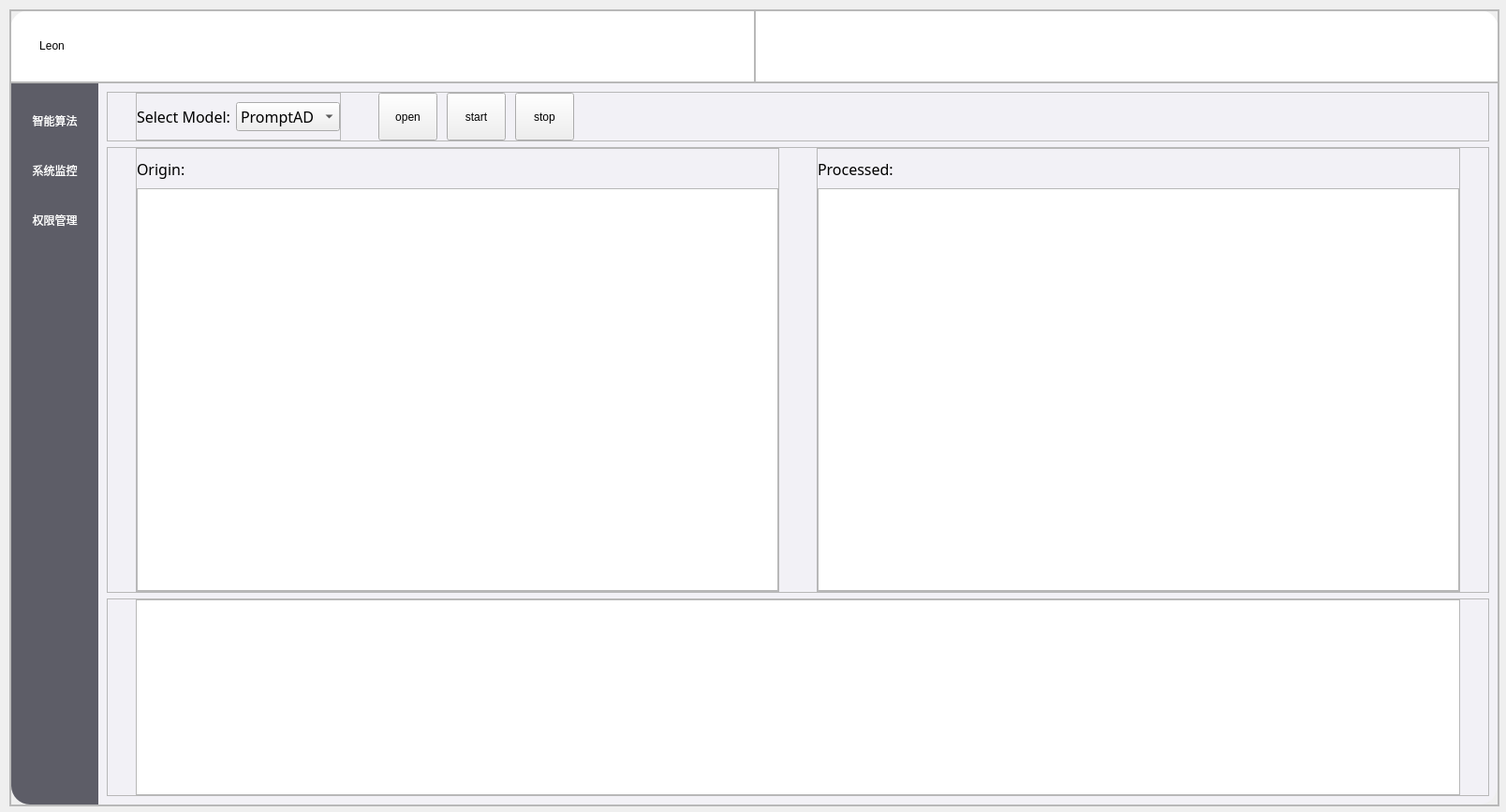
<?xml version="1.0" encoding="UTF-8"?>
<ui version="4.0">
 <class>MainWindow</class>
 <widget class="QMainWindow" name="MainWindow">
  <property name="geometry">
   <rect>
    <x>0</x>
    <y>0</y>
    <width>1608</width>
    <height>867</height>
   </rect>
  </property>
  <property name="windowTitle">
   <string>MainWindow</string>
  </property>
  <property name="toolButtonStyle">
   <enum>Qt::ToolButtonIconOnly</enum>
  </property>
  <widget class="QWidget" name="centralwidget">
   <widget class="QFrame" name="MainFrame">
    <property name="geometry">
     <rect>
      <x>10</x>
      <y>10</y>
      <width>1591</width>
      <height>851</height>
     </rect>
    </property>
    <property name="minimumSize">
     <size>
      <width>0</width>
      <height>0</height>
     </size>
    </property>
    <property name="frameShape">
     <enum>QFrame::StyledPanel</enum>
    </property>
    <property name="frameShadow">
     <enum>QFrame::Raised</enum>
    </property>
    <property name="lineWidth">
     <number>0</number>
    </property>
    <layout class="QVBoxLayout" name="verticalLayout">
     <property name="spacing">
      <number>0</number>
     </property>
     <property name="leftMargin">
      <number>0</number>
     </property>
     <property name="topMargin">
      <number>0</number>
     </property>
     <property name="rightMargin">
      <number>0</number>
     </property>
     <property name="bottomMargin">
      <number>0</number>
     </property>
     <item>
      <widget class="QFrame" name="TopFrame">
       <property name="sizePolicy">
        <sizepolicy hsizetype="Preferred" vsizetype="Expanding">
         <horstretch>0</horstretch>
         <verstretch>1</verstretch>
        </sizepolicy>
       </property>
       <property name="styleSheet">
        <string notr="true">#TopFrame{
background-color: rgb(255, 255, 255);
border-top-left-radius:20px;
border-top-right-radius:20px;
border-bottom-left-radius: 0px;
border-bottom-right-radius: 0px;
}
</string>
       </property>
       <property name="frameShape">
        <enum>QFrame::StyledPanel</enum>
       </property>
       <property name="frameShadow">
        <enum>QFrame::Raised</enum>
       </property>
       <property name="lineWidth">
        <number>0</number>
       </property>
       <layout class="QHBoxLayout" name="horizontalLayout">
        <property name="spacing">
         <number>0</number>
        </property>
        <property name="leftMargin">
         <number>0</number>
        </property>
        <property name="topMargin">
         <number>0</number>
        </property>
        <property name="rightMargin">
         <number>0</number>
        </property>
        <property name="bottomMargin">
         <number>0</number>
        </property>
        <item>
         <widget class="QFrame" name="TopFrame_left">
          <property name="sizePolicy">
           <sizepolicy hsizetype="Expanding" vsizetype="Preferred">
            <horstretch>5</horstretch>
            <verstretch>0</verstretch>
           </sizepolicy>
          </property>
          <property name="frameShape">
           <enum>QFrame::StyledPanel</enum>
          </property>
          <property name="frameShadow">
           <enum>QFrame::Raised</enum>
          </property>
          <property name="lineWidth">
           <number>0</number>
          </property>
          <layout class="QHBoxLayout" name="horizontalLayout_2">
           <property name="spacing">
            <number>0</number>
           </property>
           <property name="leftMargin">
            <number>0</number>
           </property>
           <property name="topMargin">
            <number>0</number>
           </property>
           <property name="rightMargin">
            <number>0</number>
           </property>
           <property name="bottomMargin">
            <number>0</number>
           </property>
           <item>
            <spacer name="horizontalSpacer">
             <property name="orientation">
              <enum>Qt::Horizontal</enum>
             </property>
             <property name="sizeType">
              <enum>QSizePolicy::Preferred</enum>
             </property>
             <property name="sizeHint" stdset="0">
              <size>
               <width>30</width>
               <height>20</height>
              </size>
             </property>
            </spacer>
           </item>
           <item alignment="Qt::AlignLeft">
            <widget class="QPushButton" name="user">
             <property name="styleSheet">
              <string notr="true">border:none;
font: 12pt &quot;方正姚体&quot;;</string>
             </property>
             <property name="text">
              <string>Leon</string>
             </property>
             <property name="icon">
              <iconset>
               <normaloff>../resources/icon/chips.png</normaloff>../resources/icon/chips.png</iconset>
             </property>
            </widget>
           </item>
           <item>
            <spacer name="horizontalSpacer_2">
             <property name="orientation">
              <enum>Qt::Horizontal</enum>
             </property>
             <property name="sizeHint" stdset="0">
              <size>
               <width>40</width>
               <height>20</height>
              </size>
             </property>
            </spacer>
           </item>
          </layout>
         </widget>
        </item>
        <item>
         <widget class="QFrame" name="TopFrame_right">
          <property name="sizePolicy">
           <sizepolicy hsizetype="Expanding" vsizetype="Preferred">
            <horstretch>5</horstretch>
            <verstretch>0</verstretch>
           </sizepolicy>
          </property>
          <property name="maximumSize">
           <size>
            <width>16777215</width>
            <height>16777215</height>
           </size>
          </property>
          <property name="frameShape">
           <enum>QFrame::StyledPanel</enum>
          </property>
          <property name="frameShadow">
           <enum>QFrame::Raised</enum>
          </property>
          <property name="lineWidth">
           <number>0</number>
          </property>
          <layout class="QHBoxLayout" name="horizontalLayout_3">
           <property name="spacing">
            <number>0</number>
           </property>
           <property name="leftMargin">
            <number>0</number>
           </property>
           <property name="topMargin">
            <number>0</number>
           </property>
           <property name="rightMargin">
            <number>0</number>
           </property>
           <property name="bottomMargin">
            <number>0</number>
           </property>
           <item>
            <spacer name="blank_2">
             <property name="orientation">
              <enum>Qt::Horizontal</enum>
             </property>
             <property name="sizeHint" stdset="0">
              <size>
               <width>40</width>
               <height>20</height>
              </size>
             </property>
            </spacer>
           </item>
           <item alignment="Qt::AlignRight">
            <widget class="QPushButton" name="logout">
             <property name="sizePolicy">
              <sizepolicy hsizetype="Minimum" vsizetype="Preferred">
               <horstretch>0</horstretch>
               <verstretch>0</verstretch>
              </sizepolicy>
             </property>
             <property name="minimumSize">
              <size>
               <width>0</width>
               <height>20</height>
              </size>
             </property>
             <property name="toolTipDuration">
              <number>0</number>
             </property>
             <property name="styleSheet">
              <string notr="true">QPushButton{
	border:none;
}

QPushButton:hover{
	padding-bottom:3px
}</string>
             </property>
             <property name="text">
              <string/>
             </property>
             <property name="icon">
              <iconset>
               <normaloff>../resources/icon/关闭.png</normaloff>../resources/icon/关闭.png</iconset>
             </property>
            </widget>
           </item>
           <item>
            <spacer name="blank_4">
             <property name="orientation">
              <enum>Qt::Horizontal</enum>
             </property>
             <property name="sizeType">
              <enum>QSizePolicy::Preferred</enum>
             </property>
             <property name="sizeHint" stdset="0">
              <size>
               <width>30</width>
               <height>20</height>
              </size>
             </property>
            </spacer>
           </item>
          </layout>
         </widget>
        </item>
       </layout>
      </widget>
     </item>
     <item>
      <widget class="QFrame" name="WorkSpaceFrame">
       <property name="sizePolicy">
        <sizepolicy hsizetype="Preferred" vsizetype="Expanding">
         <horstretch>0</horstretch>
         <verstretch>10</verstretch>
        </sizepolicy>
       </property>
       <property name="styleSheet">
        <string notr="true"/>
       </property>
       <property name="frameShape">
        <enum>QFrame::StyledPanel</enum>
       </property>
       <property name="frameShadow">
        <enum>QFrame::Raised</enum>
       </property>
       <property name="lineWidth">
        <number>0</number>
       </property>
       <layout class="QHBoxLayout" name="horizontalLayout_4">
        <property name="spacing">
         <number>0</number>
        </property>
        <property name="leftMargin">
         <number>0</number>
        </property>
        <property name="topMargin">
         <number>0</number>
        </property>
        <property name="rightMargin">
         <number>0</number>
        </property>
        <property name="bottomMargin">
         <number>0</number>
        </property>
        <item>
         <widget class="QFrame" name="ToolbarFrame">
          <property name="sizePolicy">
           <sizepolicy hsizetype="Expanding" vsizetype="Preferred">
            <horstretch>1</horstretch>
            <verstretch>0</verstretch>
           </sizepolicy>
          </property>
          <property name="styleSheet">
           <string notr="true">#ToolbarFrame{
background-color: rgb(93, 93, 103);
qproperty-alignment: 'AlignCenter';
 border-top-left-radius: 0px;       /* 左上角圆角 */
                border-top-right-radius: 0px;       /* 右上角圆角 */
                border-bottom-right-radius: 0px;    /* 右下角圆角 */
                border-bottom-left-radius: 20px;     /* 左下角圆角 */ 
}
	
</string>
          </property>
          <property name="frameShape">
           <enum>QFrame::StyledPanel</enum>
          </property>
          <property name="frameShadow">
           <enum>QFrame::Raised</enum>
          </property>
          <property name="lineWidth">
           <number>0</number>
          </property>
          <layout class="QVBoxLayout" name="verticalLayout_2">
           <property name="spacing">
            <number>0</number>
           </property>
           <property name="leftMargin">
            <number>0</number>
           </property>
           <property name="topMargin">
            <number>0</number>
           </property>
           <property name="rightMargin">
            <number>0</number>
           </property>
           <property name="bottomMargin">
            <number>0</number>
           </property>
           <item>
            <widget class="QWidget" name="ToolbarWidget" native="true">
             <property name="styleSheet">
              <string notr="true">/* 默认 */
QToolButton{   
color:rgb(255, 255, 255);   
    border-top: 3px outset transparent;           /* 上边框宽度3像素、突出显示、颜色为透明 */
    border-bottom: 7px outset transparent;
    border-right: 3px outset transparent;
    border-left: 3px outset transparent;
    min-width: 80px;                            /* 控件最小宽度 */
    min-height: 40px;
    background-color: rgb(93, 93, 103);
}

/* 鼠标悬停 */
QToolButton:hover{
    background-color: rgb(205, 205, 205);
}

/* 点击和按下 */
QToolButton:pressed,QToolButton:checked{
    border-left: 3px outset rgb(93, 95, 97);  /* 左边框宽度3像素、突出显示、颜色为深深灰 */
    background-color: rgb(242, 241, 246);  
color:rgb(0, 0, 0);    
}  
QPushButton:default {
    border-color: navy; /* make the default button prominent */
	
}</string>
             </property>
             <layout class="QGridLayout" name="gridLayout">
              <property name="leftMargin">
               <number>0</number>
              </property>
              <property name="topMargin">
               <number>0</number>
              </property>
              <property name="rightMargin">
               <number>0</number>
              </property>
              <property name="bottomMargin">
               <number>0</number>
              </property>
              <property name="spacing">
               <number>0</number>
              </property>
              <item row="7" column="0">
               <spacer name="verticalSpacer">
                <property name="orientation">
                 <enum>Qt::Vertical</enum>
                </property>
                <property name="sizeType">
                 <enum>QSizePolicy::Expanding</enum>
                </property>
                <property name="sizeHint" stdset="0">
                 <size>
                  <width>20</width>
                  <height>60</height>
                 </size>
                </property>
               </spacer>
              </item>
              <item row="5" column="0">
               <widget class="QToolButton" name="Key">
                <property name="sizePolicy">
                 <sizepolicy hsizetype="Expanding" vsizetype="Fixed">
                  <horstretch>0</horstretch>
                  <verstretch>0</verstretch>
                 </sizepolicy>
                </property>
                <property name="styleSheet">
                 <string notr="true"/>
                </property>
                <property name="text">
                 <string>权限管理</string>
                </property>
                <property name="icon">
                 <iconset>
                  <normaloff>../resources/icon/权限.png</normaloff>../resources/icon/权限.png</iconset>
                </property>
                <property name="checkable">
                 <bool>true</bool>
                </property>
                <property name="autoExclusive">
                 <bool>true</bool>
                </property>
                <property name="toolButtonStyle">
                 <enum>Qt::ToolButtonTextBesideIcon</enum>
                </property>
               </widget>
              </item>
              <item row="3" column="0">
               <widget class="QToolButton" name="AI">
                <property name="sizePolicy">
                 <sizepolicy hsizetype="Expanding" vsizetype="Fixed">
                  <horstretch>0</horstretch>
                  <verstretch>0</verstretch>
                 </sizepolicy>
                </property>
                <property name="layoutDirection">
                 <enum>Qt::LeftToRight</enum>
                </property>
                <property name="autoFillBackground">
                 <bool>false</bool>
                </property>
                <property name="styleSheet">
                 <string notr="true"/>
                </property>
                <property name="text">
                 <string>智能算法</string>
                </property>
                <property name="icon">
                 <iconset>
                  <normaloff>../resources/icon/aislogo.png</normaloff>../resources/icon/aislogo.png</iconset>
                </property>
                <property name="checkable">
                 <bool>true</bool>
                </property>
                <property name="autoExclusive">
                 <bool>true</bool>
                </property>
                <property name="toolButtonStyle">
                 <enum>Qt::ToolButtonTextBesideIcon</enum>
                </property>
               </widget>
              </item>
              <item row="0" column="0">
               <spacer name="verticalSpacer_2">
                <property name="orientation">
                 <enum>Qt::Vertical</enum>
                </property>
                <property name="sizeType">
                 <enum>QSizePolicy::Preferred</enum>
                </property>
                <property name="sizeHint" stdset="0">
                 <size>
                  <width>15</width>
                  <height>15</height>
                 </size>
                </property>
               </spacer>
              </item>
              <item row="4" column="0">
               <widget class="QToolButton" name="SystemInfo">
                <property name="sizePolicy">
                 <sizepolicy hsizetype="Expanding" vsizetype="Fixed">
                  <horstretch>0</horstretch>
                  <verstretch>0</verstretch>
                 </sizepolicy>
                </property>
                <property name="layoutDirection">
                 <enum>Qt::LeftToRight</enum>
                </property>
                <property name="styleSheet">
                 <string notr="true"/>
                </property>
                <property name="text">
                 <string>系统监控</string>
                </property>
                <property name="icon">
                 <iconset>
                  <normaloff>../resources/icon/监控.png</normaloff>../resources/icon/监控.png</iconset>
                </property>
                <property name="checkable">
                 <bool>true</bool>
                </property>
                <property name="autoExclusive">
                 <bool>true</bool>
                </property>
                <property name="toolButtonStyle">
                 <enum>Qt::ToolButtonTextBesideIcon</enum>
                </property>
               </widget>
              </item>
             </layout>
            </widget>
           </item>
          </layout>
         </widget>
        </item>
        <item>
         <widget class="QFrame" name="frame_7">
          <property name="sizePolicy">
           <sizepolicy hsizetype="Expanding" vsizetype="Preferred">
            <horstretch>16</horstretch>
            <verstretch>0</verstretch>
           </sizepolicy>
          </property>
          <property name="styleSheet">
           <string notr="true">#frame_7{
background-color: rgb(242, 241, 246);
border-top-left-radius: 0px;
border-top-right-radius: 0px;
border-bottom-right-radius: 20px;
border-bottom-left-radius: 0px;
}


</string>
          </property>
          <property name="frameShape">
           <enum>QFrame::StyledPanel</enum>
          </property>
          <property name="frameShadow">
           <enum>QFrame::Raised</enum>
          </property>
          <layout class="QGridLayout" name="gridLayout_2" rowstretch="0" columnstretch="0">
           <property name="leftMargin">
            <number>0</number>
           </property>
           <property name="topMargin">
            <number>0</number>
           </property>
           <property name="rightMargin">
            <number>0</number>
           </property>
           <property name="bottomMargin">
            <number>0</number>
           </property>
           <property name="spacing">
            <number>0</number>
           </property>
           <item row="0" column="0">
            <widget class="QStackedWidget" name="stackedWidget">
             <property name="sizePolicy">
              <sizepolicy hsizetype="Expanding" vsizetype="Expanding">
               <horstretch>0</horstretch>
               <verstretch>0</verstretch>
              </sizepolicy>
             </property>
             <property name="styleSheet">
              <string notr="true"/>
             </property>
             <property name="lineWidth">
              <number>0</number>
             </property>
             <property name="currentIndex">
              <number>0</number>
             </property>
             <widget class="QWidget" name="page">
              <property name="styleSheet">
               <string notr="true"/>
              </property>
              <layout class="QVBoxLayout" name="verticalLayout_3">
               <item>
                <widget class="QFrame" name="innerTop">
                 <property name="sizePolicy">
                  <sizepolicy hsizetype="Preferred" vsizetype="Expanding">
                   <horstretch>0</horstretch>
                   <verstretch>1</verstretch>
                  </sizepolicy>
                 </property>
                 <property name="styleSheet">
                  <string notr="true">QToolButton:hover{
    background-color: rgb(205, 205, 205);        /* 悬停时背景颜色变为略深的灰色（RGB 205, 205, 205） */
}</string>
                 </property>
                 <property name="frameShape">
                  <enum>QFrame::StyledPanel</enum>
                 </property>
                 <property name="frameShadow">
                  <enum>QFrame::Raised</enum>
                 </property>
                 <layout class="QHBoxLayout" name="horizontalLayout_6">
                  <property name="spacing">
                   <number>0</number>
                  </property>
                  <property name="leftMargin">
                   <number>0</number>
                  </property>
                  <property name="topMargin">
                   <number>0</number>
                  </property>
                  <property name="rightMargin">
                   <number>0</number>
                  </property>
                  <property name="bottomMargin">
                   <number>0</number>
                  </property>
                  <item>
                   <spacer name="button_spacer_4">
                    <property name="orientation">
                     <enum>Qt::Horizontal</enum>
                    </property>
                    <property name="sizeType">
                     <enum>QSizePolicy::Preferred</enum>
                    </property>
                    <property name="sizeHint" stdset="0">
                     <size>
                      <width>30</width>
                      <height>20</height>
                     </size>
                    </property>
                   </spacer>
                  </item>
                  <item>
                   <widget class="QFrame" name="combo_box_frame_2">
                    <property name="minimumSize">
                     <size>
                      <width>50</width>
                      <height>0</height>
                     </size>
                    </property>
                    <property name="frameShape">
                     <enum>QFrame::StyledPanel</enum>
                    </property>
                    <property name="frameShadow">
                     <enum>QFrame::Raised</enum>
                    </property>
                    <layout class="QHBoxLayout" name="horizontalLayout_7">
                     <property name="leftMargin">
                      <number>0</number>
                     </property>
                     <property name="topMargin">
                      <number>0</number>
                     </property>
                     <property name="rightMargin">
                      <number>0</number>
                     </property>
                     <property name="bottomMargin">
                      <number>0</number>
                     </property>
                     <item>
                      <widget class="QLabel" name="label">
                       <property name="font">
                        <font>
                         <family>黑体</family>
                         <pointsize>12</pointsize>
                        </font>
                       </property>
                       <property name="text">
                        <string>Select Model:</string>
                       </property>
                      </widget>
                     </item>
                     <item>
                      <widget class="QComboBox" name="comboBox">
                       <property name="font">
                        <font>
                         <family>Candara</family>
                         <pointsize>12</pointsize>
                        </font>
                       </property>
                       <item>
                        <property name="text">
                         <string>PromptAD</string>
                        </property>
                       </item>
                       <item>
                        <property name="text">
                         <string>EfficientAD</string>
                        </property>
                       </item>
                       <item>
                        <property name="text">
                         <string>ResNet-51</string>
                        </property>
                       </item>
                      </widget>
                     </item>
                    </layout>
                   </widget>
                  </item>
                  <item>
                   <spacer name="combo_box_spacer">
                    <property name="orientation">
                     <enum>Qt::Horizontal</enum>
                    </property>
                    <property name="sizeType">
                     <enum>QSizePolicy::Preferred</enum>
                    </property>
                    <property name="sizeHint" stdset="0">
                     <size>
                      <width>40</width>
                      <height>20</height>
                     </size>
                    </property>
                   </spacer>
                  </item>
                  <item>
                   <widget class="QToolButton" name="openFile">
                    <property name="sizePolicy">
                     <sizepolicy hsizetype="Fixed" vsizetype="Preferred">
                      <horstretch>0</horstretch>
                      <verstretch>0</verstretch>
                     </sizepolicy>
                    </property>
                    <property name="minimumSize">
                     <size>
                      <width>63</width>
                      <height>0</height>
                     </size>
                    </property>
                    <property name="layoutDirection">
                     <enum>Qt::LeftToRight</enum>
                    </property>
                    <property name="autoFillBackground">
                     <bool>false</bool>
                    </property>
                    <property name="styleSheet">
                     <string notr="true"/>
                    </property>
                    <property name="text">
                     <string>open</string>
                    </property>
                    <property name="icon">
                     <iconset>
                      <normaloff>../resources/icon/文件夹.png</normaloff>../resources/icon/文件夹.png</iconset>
                    </property>
                    <property name="iconSize">
                     <size>
                      <width>30</width>
                      <height>30</height>
                     </size>
                    </property>
                    <property name="toolButtonStyle">
                     <enum>Qt::ToolButtonTextUnderIcon</enum>
                    </property>
                   </widget>
                  </item>
                  <item>
                   <spacer name="button_spacer_2">
                    <property name="orientation">
                     <enum>Qt::Horizontal</enum>
                    </property>
                    <property name="sizeType">
                     <enum>QSizePolicy::Preferred</enum>
                    </property>
                    <property name="sizeHint" stdset="0">
                     <size>
                      <width>10</width>
                      <height>20</height>
                     </size>
                    </property>
                   </spacer>
                  </item>
                  <item>
                   <widget class="QToolButton" name="start">
                    <property name="sizePolicy">
                     <sizepolicy hsizetype="Fixed" vsizetype="Preferred">
                      <horstretch>0</horstretch>
                      <verstretch>0</verstretch>
                     </sizepolicy>
                    </property>
                    <property name="minimumSize">
                     <size>
                      <width>63</width>
                      <height>0</height>
                     </size>
                    </property>
                    <property name="layoutDirection">
                     <enum>Qt::LeftToRight</enum>
                    </property>
                    <property name="autoFillBackground">
                     <bool>false</bool>
                    </property>
                    <property name="styleSheet">
                     <string notr="true"/>
                    </property>
                    <property name="text">
                     <string>start</string>
                    </property>
                    <property name="icon">
                     <iconset>
                      <normaloff>../resources/icon/开始.png</normaloff>../resources/icon/开始.png</iconset>
                    </property>
                    <property name="iconSize">
                     <size>
                      <width>30</width>
                      <height>30</height>
                     </size>
                    </property>
                    <property name="toolButtonStyle">
                     <enum>Qt::ToolButtonTextUnderIcon</enum>
                    </property>
                   </widget>
                  </item>
                  <item>
                   <spacer name="button_spacer_3">
                    <property name="orientation">
                     <enum>Qt::Horizontal</enum>
                    </property>
                    <property name="sizeType">
                     <enum>QSizePolicy::Preferred</enum>
                    </property>
                    <property name="sizeHint" stdset="0">
                     <size>
                      <width>10</width>
                      <height>20</height>
                     </size>
                    </property>
                   </spacer>
                  </item>
                  <item>
                   <widget class="QToolButton" name="stop">
                    <property name="enabled">
                     <bool>true</bool>
                    </property>
                    <property name="sizePolicy">
                     <sizepolicy hsizetype="Fixed" vsizetype="Preferred">
                      <horstretch>0</horstretch>
                      <verstretch>0</verstretch>
                     </sizepolicy>
                    </property>
                    <property name="minimumSize">
                     <size>
                      <width>63</width>
                      <height>0</height>
                     </size>
                    </property>
                    <property name="layoutDirection">
                     <enum>Qt::LeftToRight</enum>
                    </property>
                    <property name="autoFillBackground">
                     <bool>false</bool>
                    </property>
                    <property name="styleSheet">
                     <string notr="true"/>
                    </property>
                    <property name="text">
                     <string>stop</string>
                    </property>
                    <property name="icon">
                     <iconset>
                      <normaloff>../resources/icon/暂停.png</normaloff>../resources/icon/暂停.png</iconset>
                    </property>
                    <property name="iconSize">
                     <size>
                      <width>30</width>
                      <height>30</height>
                     </size>
                    </property>
                    <property name="toolButtonStyle">
                     <enum>Qt::ToolButtonTextUnderIcon</enum>
                    </property>
                   </widget>
                  </item>
                  <item>
                   <spacer name="button_spacer_1">
                    <property name="orientation">
                     <enum>Qt::Horizontal</enum>
                    </property>
                    <property name="sizeHint" stdset="0">
                     <size>
                      <width>40</width>
                      <height>20</height>
                     </size>
                    </property>
                   </spacer>
                  </item>
                 </layout>
                </widget>
               </item>
               <item>
                <widget class="QFrame" name="innerMid">
                 <property name="sizePolicy">
                  <sizepolicy hsizetype="Preferred" vsizetype="Expanding">
                   <horstretch>0</horstretch>
                   <verstretch>9</verstretch>
                  </sizepolicy>
                 </property>
                 <property name="frameShape">
                  <enum>QFrame::StyledPanel</enum>
                 </property>
                 <property name="frameShadow">
                  <enum>QFrame::Raised</enum>
                 </property>
                 <layout class="QHBoxLayout" name="horizontalLayout_5">
                  <property name="spacing">
                   <number>0</number>
                  </property>
                  <property name="leftMargin">
                   <number>0</number>
                  </property>
                  <property name="topMargin">
                   <number>0</number>
                  </property>
                  <property name="rightMargin">
                   <number>0</number>
                  </property>
                  <property name="bottomMargin">
                   <number>0</number>
                  </property>
                  <item>
                   <spacer name="horizontalSpacer_8">
                    <property name="orientation">
                     <enum>Qt::Horizontal</enum>
                    </property>
                    <property name="sizeType">
                     <enum>QSizePolicy::Preferred</enum>
                    </property>
                    <property name="sizeHint" stdset="0">
                     <size>
                      <width>30</width>
                      <height>20</height>
                     </size>
                    </property>
                   </spacer>
                  </item>
                  <item>
                   <widget class="QFrame" name="frame">
                    <property name="sizePolicy">
                     <sizepolicy hsizetype="Expanding" vsizetype="Preferred">
                      <horstretch>0</horstretch>
                      <verstretch>0</verstretch>
                     </sizepolicy>
                    </property>
                    <property name="frameShape">
                     <enum>QFrame::StyledPanel</enum>
                    </property>
                    <property name="frameShadow">
                     <enum>QFrame::Raised</enum>
                    </property>
                    <layout class="QVBoxLayout" name="verticalLayout_5">
                     <property name="spacing">
                      <number>9</number>
                     </property>
                     <property name="leftMargin">
                      <number>0</number>
                     </property>
                     <property name="topMargin">
                      <number>10</number>
                     </property>
                     <property name="rightMargin">
                      <number>0</number>
                     </property>
                     <property name="bottomMargin">
                      <number>0</number>
                     </property>
                     <item>
                      <widget class="QLabel" name="label_Origin">
                       <property name="font">
                        <font>
                         <family>黑体</family>
                         <pointsize>12</pointsize>
                        </font>
                       </property>
                       <property name="text">
                        <string>Origin:</string>
                       </property>
                      </widget>
                     </item>
                     <item>
                      <widget class="QGraphicsView" name="origin_image"/>
                     </item>
                    </layout>
                   </widget>
                  </item>
                  <item>
                   <spacer name="horizontalSpacer_7">
                    <property name="orientation">
                     <enum>Qt::Horizontal</enum>
                    </property>
                    <property name="sizeType">
                     <enum>QSizePolicy::Preferred</enum>
                    </property>
                    <property name="sizeHint" stdset="0">
                     <size>
                      <width>40</width>
                      <height>20</height>
                     </size>
                    </property>
                   </spacer>
                  </item>
                  <item>
                   <widget class="QFrame" name="frame_2">
                    <property name="sizePolicy">
                     <sizepolicy hsizetype="Expanding" vsizetype="Preferred">
                      <horstretch>0</horstretch>
                      <verstretch>0</verstretch>
                     </sizepolicy>
                    </property>
                    <property name="frameShape">
                     <enum>QFrame::StyledPanel</enum>
                    </property>
                    <property name="frameShadow">
                     <enum>QFrame::Raised</enum>
                    </property>
                    <layout class="QVBoxLayout" name="verticalLayout_4">
                     <property name="spacing">
                      <number>9</number>
                     </property>
                     <property name="leftMargin">
                      <number>0</number>
                     </property>
                     <property name="topMargin">
                      <number>10</number>
                     </property>
                     <property name="rightMargin">
                      <number>0</number>
                     </property>
                     <property name="bottomMargin">
                      <number>0</number>
                     </property>
                     <item>
                      <widget class="QLabel" name="label_processed">
                       <property name="font">
                        <font>
                         <family>黑体</family>
                         <pointsize>12</pointsize>
                        </font>
                       </property>
                       <property name="text">
                        <string>Processed:</string>
                       </property>
                      </widget>
                     </item>
                     <item>
                      <widget class="QGraphicsView" name="processed_image"/>
                     </item>
                    </layout>
                   </widget>
                  </item>
                  <item>
                   <spacer name="horizontalSpacer_10">
                    <property name="orientation">
                     <enum>Qt::Horizontal</enum>
                    </property>
                    <property name="sizeType">
                     <enum>QSizePolicy::Preferred</enum>
                    </property>
                    <property name="sizeHint" stdset="0">
                     <size>
                      <width>30</width>
                      <height>20</height>
                     </size>
                    </property>
                   </spacer>
                  </item>
                 </layout>
                </widget>
               </item>
               <item>
                <widget class="QFrame" name="innerBottom">
                 <property name="sizePolicy">
                  <sizepolicy hsizetype="Preferred" vsizetype="Expanding">
                   <horstretch>0</horstretch>
                   <verstretch>4</verstretch>
                  </sizepolicy>
                 </property>
                 <property name="styleSheet">
                  <string notr="true"/>
                 </property>
                 <property name="frameShape">
                  <enum>QFrame::StyledPanel</enum>
                 </property>
                 <property name="frameShadow">
                  <enum>QFrame::Raised</enum>
                 </property>
                 <layout class="QGridLayout" name="gridLayout_3">
                  <property name="leftMargin">
                   <number>0</number>
                  </property>
                  <property name="topMargin">
                   <number>0</number>
                  </property>
                  <property name="rightMargin">
                   <number>0</number>
                  </property>
                  <property name="bottomMargin">
                   <number>0</number>
                  </property>
                  <property name="spacing">
                   <number>0</number>
                  </property>
                  <item row="0" column="1">
                   <widget class="QListView" name="image_listView">
                    <property name="sizePolicy">
                     <sizepolicy hsizetype="Expanding" vsizetype="Expanding">
                      <horstretch>0</horstretch>
                      <verstretch>3</verstretch>
                     </sizepolicy>
                    </property>
                   </widget>
                  </item>
                  <item row="0" column="0">
                   <spacer name="listView_space_left">
                    <property name="orientation">
                     <enum>Qt::Horizontal</enum>
                    </property>
                    <property name="sizeType">
                     <enum>QSizePolicy::Preferred</enum>
                    </property>
                    <property name="sizeHint" stdset="0">
                     <size>
                      <width>30</width>
                      <height>20</height>
                     </size>
                    </property>
                   </spacer>
                  </item>
                  <item row="0" column="2">
                   <spacer name="listView_space_right">
                    <property name="orientation">
                     <enum>Qt::Horizontal</enum>
                    </property>
                    <property name="sizeType">
                     <enum>QSizePolicy::Preferred</enum>
                    </property>
                    <property name="sizeHint" stdset="0">
                     <size>
                      <width>30</width>
                      <height>20</height>
                     </size>
                    </property>
                   </spacer>
                  </item>
                 </layout>
                </widget>
               </item>
              </layout>
             </widget>
             <widget class="QWidget" name="page_2"/>
             <widget class="QWidget" name="page_3">
              <widget class="QLabel" name="label_3">
               <property name="geometry">
                <rect>
                 <x>20</x>
                 <y>10</y>
                 <width>72</width>
                 <height>15</height>
                </rect>
               </property>
               <property name="text">
                <string>page 3</string>
               </property>
              </widget>
             </widget>
            </widget>
           </item>
          </layout>
         </widget>
        </item>
       </layout>
      </widget>
     </item>
    </layout>
   </widget>
  </widget>
 </widget>
 <resources/>
 <connections>
  <connection>
   <sender>logout</sender>
   <signal>clicked()</signal>
   <receiver>MainWindow</receiver>
   <slot>close()</slot>
   <hints>
    <hint type="sourcelabel">
     <x>1568</x>
     <y>58</y>
    </hint>
    <hint type="destinationlabel">
     <x>984</x>
     <y>67</y>
    </hint>
   </hints>
  </connection>
 </connections>
</ui>
